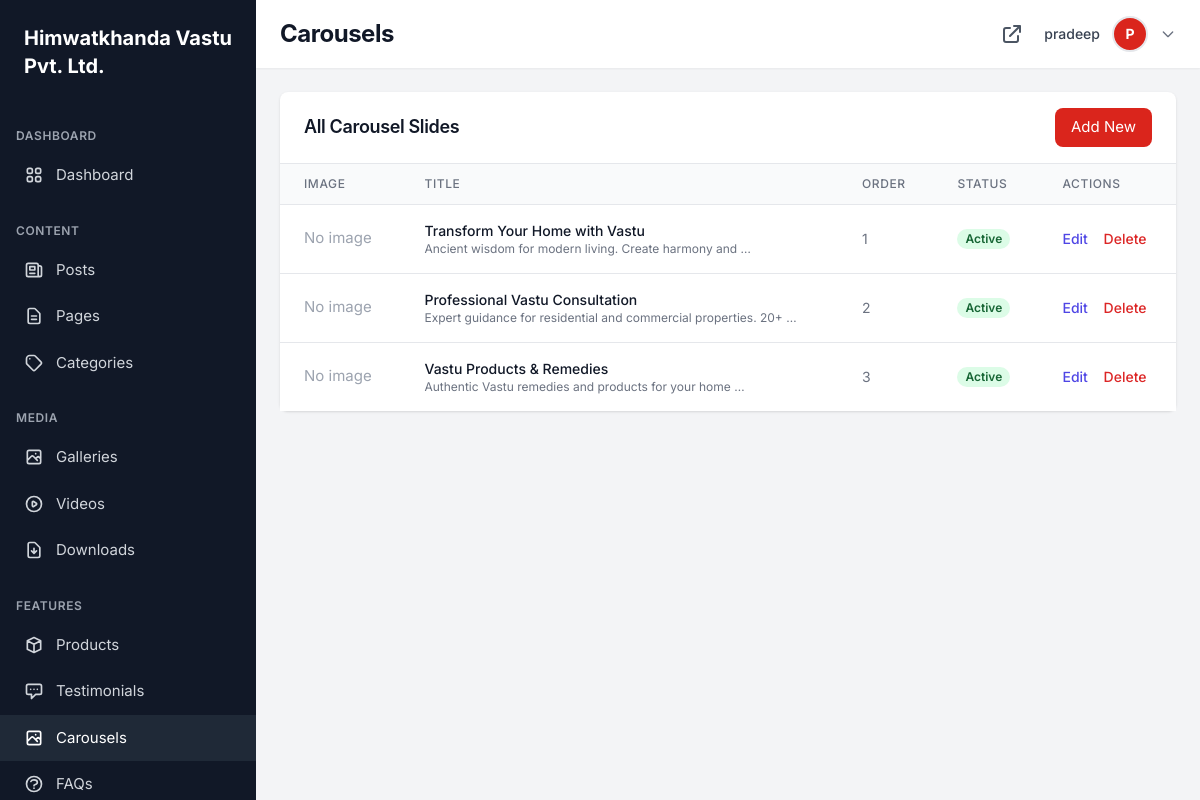
The page /dashboard/carousels/ (signed in) on the database as committed earlier.
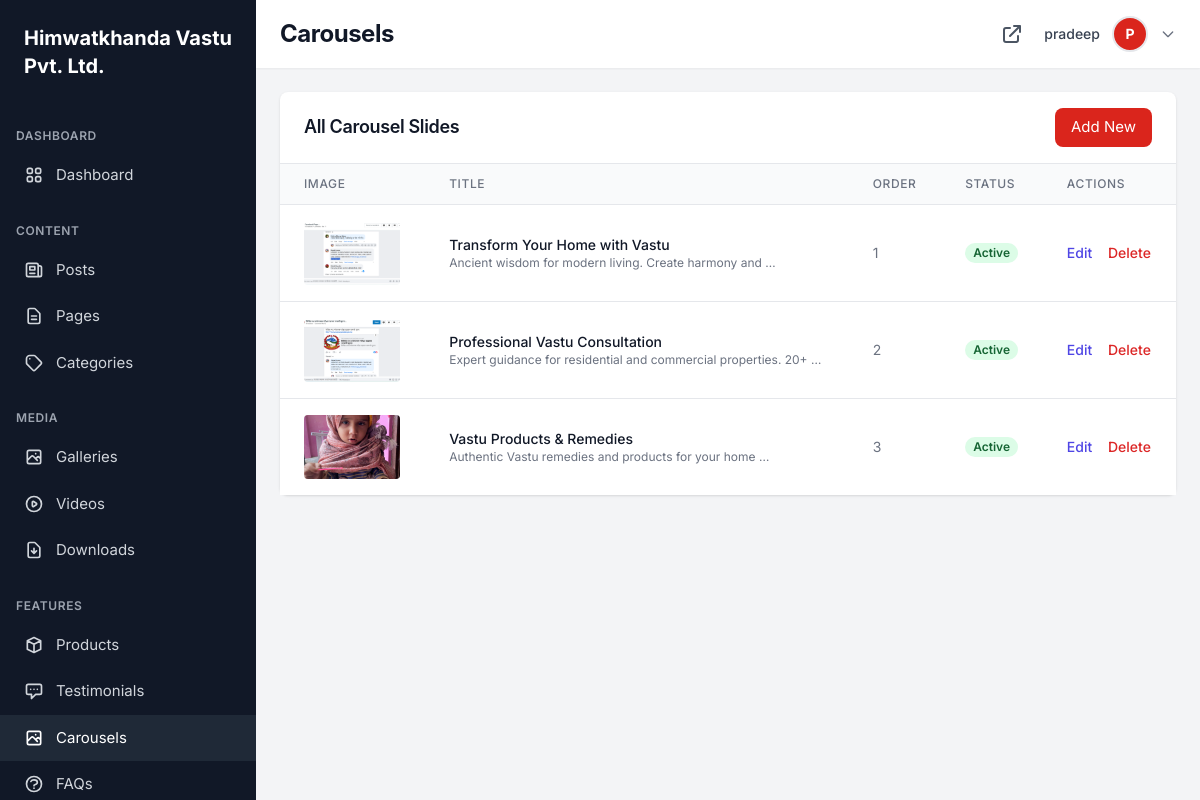
The same page on the database as committed later.
### dashboard/models.py (models this page shows, shortened)
class CompanyInfo(models.Model):
    company_name = models.CharField(max_length=255, default='Himwatkhanda Vastu Pvt. Ltd.')
    description = models.TextField(blank=True)
    logo = models.ImageField(upload_to='company/', null=True, blank=True)
    favicon = models.ImageField(upload_to='company/', null=True, blank=True)
    email = models.EmailField(blank=True)
    phone = models.CharField(max_length=50, blank=True)
    address = models.TextField(blank=True)
    city = models.CharField(max_length=100, blank=True)
    state = models.CharField(max_length=100, blank=True)
    postal_code = models.CharField(max_length=20, blank=True)
    country = models.CharField(max_length=100, default='Nepal')
    latitude = models.DecimalField(max_digits=10, decimal_places=8, null=True, blank=True)
    longitude = models.DecimalField(max_digits=11, decimal_places=8, null=True, blank=True)
    facebook = models.URLField(blank=True)
    twitter = models.URLField(blank=True)
    instagram = models.URLField(blank=True)
    linkedin = models.URLField(blank=True)
    youtube = models.URLField(blank=True)
    whatsapp = models.CharField(max_length=50, blank=True)
    updated_at = models.DateTimeField(auto_now=True)
    class Meta:
        verbose_name = 'Company Info'
        verbose_name_plural = 'Company Info'
    @classmethod
    def get_instance(cls):
        instance, created = cls.objects.get_or_create(pk=1)
        return instance

class TimestampModel(models.Model):
    created_at = models.DateTimeField(auto_now_add=True)
    updated_at = models.DateTimeField(auto_now=True)
    class Meta:
        abstract = True

class Carousel(TimestampModel):
    STATUS_CHOICES = [
        ('active', 'Active'),
        ('inactive', 'Inactive'),
    ]
    title = models.CharField(max_length=255)
    caption = models.TextField(blank=True)
    image = models.ImageField(upload_to='carousel/')
    link_url = models.URLField(blank=True)
    sort_order = models.IntegerField(default=0)
    status = models.CharField(max_length=20, choices=STATUS_CHOICES, default='active')
    class Meta:
        verbose_name_plural = 'Carousels'
        ordering = ['sort_order', 'created_at']

### accounts/models.py (models this page shows, shortened)
class User(AbstractUser):
    ROLE_CHOICES = [
        ('user', 'User'),
        ('admin', 'Admin'),
    ]
    STATUS_CHOICES = [
        ('active', 'Active'),
        ('inactive', 'Inactive'),
        ('banned', 'Banned'),
    ]
    email = models.EmailField(unique=True)
    avatar = models.ImageField(upload_to='avatars/', null=True, blank=True)
    phone = models.CharField(max_length=50, blank=True)
    bio = models.TextField(blank=True)
    role = models.CharField(max_length=20, choices=ROLE_CHOICES, default='user')
    status = models.CharField(max_length=20, choices=STATUS_CHOICES, default='active')
    email_verified = models.BooleanField(default=False)
    email_verified_at = models.DateTimeField(null=True, blank=True)
    last_login_at = models.DateTimeField(null=True, blank=True)
    created_at = models.DateTimeField(auto_now_add=True)
    updated_at = models.DateTimeField(auto_now=True)
    class Meta:
        ordering = ['-created_at']
    @property
    def name(self):
        return f"{self.first_name} {self.last_name}".strip() or self.username
    @property
    def is_admin(self):
        return self.role == 'admin' or self.is_superuser

### dashboard/views.py (the view)
# urls.py: path('carousels/', views.CarouselListView.as_view(), name='carousel_list'),
class CarouselListView(BaseListView):
    model = Carousel
    template_name = 'dashboard/carousel_list.html'
    context_object_name = 'carousels'
    def get_queryset(self):
        return Carousel.objects.order_by('sort_order')

### templates/dashboard/carousel_list.html (shortened to what this page needs)
{% extends 'dashboard/base.html' %}
{% block page_title %}Carousels{% endblock %}
{% block dashboard_content %}
<div class="bg-white rounded-lg shadow">
    <div class="px-6 py-4 border-b border-gray-200 flex items-center justify-between">
        <h3 class="text-lg font-semibold text-gray-900">All Carousel Slides</h3>
        <a href="{% url 'dashboard:carousel_create' %}" class="px-4 py-2 bg-primary text-white rounded-lg hover:bg-red-700 transition-colors">
            Add New
        </a>
    </div>
    <div class="overflow-x-auto">
        <table class="min-w-full divide-y divide-gray-200">
            <thead class="bg-gray-50">
                <tr>
                    <th class="px-6 py-3 text-left text-xs font-medium text-gray-500 uppercase tracking-wider">Image</th>
                    <th class="px-6 py-3 text-left text-xs font-medium text-gray-500 uppercase tracking-wider">Title</th>
                    <th class="px-6 py-3 text-left text-xs font-medium text-gray-500 uppercase tracking-wider">Order</th>
                    <th class="px-6 py-3 text-left text-xs font-medium text-gray-500 uppercase tracking-wider">Status</th>
                    <th class="px-6 py-3 text-left text-xs font-medium text-gray-500 uppercase tracking-wider">Actions</th>
                </tr>
            </thead>
            <tbody class="bg-white divide-y divide-gray-200">
                {% for carousel in carousels %}
                <tr class="hover:bg-gray-50">
                    <td class="px-6 py-4">
                        {% if carousel.image %}
                        <img class="h-16 w-24 object-cover rounded" src="{{ carousel.image.url }}" alt="">
                        {% else %}
                        <span class="text-gray-400">No image</span>
                        {% endif %}
                    </td>
                    <td class="px-6 py-4">
                        <div class="text-sm font-medium text-gray-900">{{ carousel.title }}</div>
                        {% if carousel.caption %}
                        <div class="text-xs text-gray-500">{{ carousel.caption|truncatewords:8 }}</div>
                        {% endif %}
                    </td>
                    <td class="px-6 py-4 whitespace-nowrap text-sm text-gray-500">{{ carousel.sort_order }}</td>
                    <td class="px-6 py-4 whitespace-nowrap">
                        <span class="px-2 inline-flex text-xs leading-5 font-semibold rounded-full
                            {% if carousel.status == 'active' %}bg-green-100 text-green-800
                            {% else %}bg-gray-100 text-gray-800{% endif %}">
                            {{ carousel.get_status_display }}
                        </span>
                    </td>
                    <td class="px-6 py-4 whitespace-nowrap text-sm font-medium">
                        <a href="{% url 'dashboard:carousel_edit' carousel.pk %}" class="text-indigo-600 hover:text-indigo-900 mr-3">Edit</a>
                        <a href="{% url 'dashboard:carousel_delete' carousel.pk %}" class="text-red-600 hover:text-red-900" onclick="return confirm('Are you sure?')">Delete</a>
                    </td>
                </tr>
                {% empty %}
                <tr>
                    <td colspan="5" class="px-6 py-4 text-center text-gray-500">No carousel slides found.</td>
                </tr>
                {% endfor %}
            </tbody>
        </table>
    </div>
</div>
{% endblock %}

### templates/dashboard/base.html (shortened to what this page needs)
<!DOCTYPE html>
<html lang="en">
<head>
    {% load static %}
    <script src="https://cdn.tailwindcss.com"></script>
    <link rel="stylesheet" href="{% static 'css/style.css' %}">
</head>
<body class="font-sans text-gray-800 bg-gray-100">
    <div class="flex h-screen overflow-hidden">
        <aside class="w-64 bg-gray-900 text-white flex-shrink-0 overflow-y-auto">
            <div class="p-6">
                <a href="{% url 'dashboard:index' %}" class="text-xl font-bold">
                    {% if company_info %}{{ company_info.company_name }}{% else %}Admin{% endif %}
                </a>
            </div>
            <nav class="mt-6 pb-6">
                <div class="px-4 mb-2 text-xs font-semibold text-gray-400 uppercase tracking-wider">Dashboard</div>
                <a href="{% url 'dashboard:index' %}" class="flex items-center px-6 py-3 text-gray-300 hover:bg-gray-800 hover:text-white transition-colors ">
                    Dashboard
                </a>
                <div class="px-4 mt-6 mb-2 text-xs font-semibold text-gray-400 uppercase tracking-wider">Content</div>
                <a href="{% url 'dashboard:post_list' %}" class="flex items-center px-6 py-3 text-gray-300 hover:bg-gray-800 hover:text-white transition-colors ">
                    <svg class="w-5 h-5 mr-3" fill="none" stroke="currentColor" viewBox="0 0 24 24"><path stroke-linecap="round" stroke-linejoin="round" stroke-width="2" d="M19 20H5a2 2 0 01-2-2V6a2 2 0 012-2h10a2 2 0 012 2v1m2 13a2 2 0 01-2-2V7m2 13a2 2 0 002-2V9a2 2 0 00-2-2h-2m-4-3H9M7 16h6M7 8h6v4H7V8z"/></svg>
                    Posts
                </a>
                <a href="{% url 'dashboard:page_list' %}" class="flex items-center px-6 py-3 text-gray-300 hover:bg-gray-800 hover:text-white transition-colors ">
                    <svg class="w-5 h-5 mr-3" fill="none" stroke="currentColor" viewBox="0 0 24 24"><path stroke-linecap="round" stroke-linejoin="round" stroke-width="2" d="M9 12h6m-6 4h6m2 5H7a2 2 0 01-2-2V5a2 2 0 012-2h5.586a1 1 0 01.707.293l5.414 5.414a1 1 0 01.293.707V19a2 2 0 01-2 2z"/></svg>
                    Pages
                </a>
                <a href="{% url 'dashboard:category_list' %}" class="flex items-center px-6 py-3 text-gray-300 hover:bg-gray-800 hover:text-white transition-colors ">
                    <svg class="w-5 h-5 mr-3" fill="none" stroke="currentColor" viewBox="0 0 24 24"><path stroke-linecap="round" stroke-linejoin="round" stroke-width="2" d="M7 7h.01M7 3h5c.512 0 1.024.195 1.414.586l7 7a2 2 0 010 2.828l-7 7a2 2 0 01-2.828 0l-7-7A1.994 1.994 0 013 12V7a4 4 0 014-4z"/></svg>
                    Categories
                </a>
                <div class="px-4 mt-6 mb-2 text-xs font-semibold text-gray-400 uppercase tracking-wider">Media</div>
                <a href="{% url 'dashboard:gallery_list' %}" class="flex items-center px-6 py-3 text-gray-300 hover:bg-gray-800 hover:text-white transition-colors ">
                    <svg class="w-5 h-5 mr-3" fill="none" stroke="currentColor" viewBox="0 0 24 24"><path stroke-linecap="round" stroke-linejoin="round" stroke-width="2" d="M4 16l4.586-4.586a2 2 0 012.828 0L16 16m-2-2l1.586-1.586a2 2 0 012.828 0L20 14m-6-6h.01M6 20h12a2 2 0 002-2V6a2 2 0 00-2-2H6a2 2 0 00-2 2v12a2 2 0 002 2z"/></svg>
                    Galleries
                </a>
                <a href="{% url 'dashboard:video_list' %}" class="flex items-center px-6 py-3 text-gray-300 hover:bg-gray-800 hover:text-white transition-colors ">
                    Videos
                </a>
                <a href="{% url 'dashboard:download_list' %}" class="flex items-center px-6 py-3 text-gray-300 hover:bg-gray-800 hover:text-white transition-colors ">
                    <svg class="w-5 h-5 mr-3" fill="none" stroke="currentColor" viewBox="0 0 24 24"><path stroke-linecap="round" stroke-linejoin="round" stroke-width="2" d="M12 10v6m0 0l-3-3m3 3l3-3m2 8H7a2 2 0 01-2-2V5a2 2 0 012-2h5.586a1 1 0 01.707.293l5.414 5.414a1 1 0 01.293.707V19a2 2 0 01-2 2z"/></svg>
                    Downloads
                </a>
                <div class="px-4 mt-6 mb-2 text-xs font-semibold text-gray-400 uppercase tracking-wider">Features</div>
                <a href="{% url 'dashboard:product_list' %}" class="flex items-center px-6 py-3 text-gray-300 hover:bg-gray-800 hover:text-white transition-colors ">
                    <svg class="w-5 h-5 mr-3" fill="none" stroke="currentColor" viewBox="0 0 24 24"><path stroke-linecap="round" stroke-linejoin="round" stroke-width="2" d="M20 7l-8-4-8 4m16 0l-8 4m8-4v10l-8 4m0-10L4 7m8 4v10M4 7v10l8 4"/></svg>
                    Products
                </a>
                <a href="{% url 'dashboard:testimonial_list' %}" class="flex items-center px-6 py-3 text-gray-300 hover:bg-gray-800 hover:text-white transition-colors ">
                    <svg class="w-5 h-5 mr-3" fill="none" stroke="currentColor" viewBox="0 0 24 24"><path stroke-linecap="round" stroke-linejoin="round" stroke-width="2" d="M8 10h.01M12 10h.01M16 10h.01M9 16H5a2 2 0 01-2-2V6a2 2 0 012-2h14a2 2 0 012 2v8a2 2 0 01-2 2h-5l-5 5v-5z"/></svg>
                    Testimonials
                </a>
                <a href="{% url 'dashboard:carousel_list' %}" class="flex items-center px-6 py-3 text-gray-300 hover:bg-gray-800 hover:text-white transition-colors {% if 'carousel' in request.resolver_match.url_name %}bg-gray-800 text-white{% endif %}">
                    <svg class="w-5 h-5 mr-3" fill="none" stroke="currentColor" viewBox="0 0 24 24"><path stroke-linecap="round" stroke-linejoin="round" stroke-width="2" d="M4 16l4.586-4.586a2 2 0 012.828 0L16 16m-2-2l1.586-1.586a2 2 0 012.828 0L20 14m-6-6h.01M6 20h12a2 2 0 002-2V6a2 2 0 00-2-2H6a2 2 0 00-2 2v12a2 2 0 002 2z"/></svg>
                    Carousels
                </a>
                <a href="{% url 'dashboard:faq_list' %}" class="flex items-center px-6 py-3 text-gray-300 hover:bg-gray-800 hover:text-white transition-colors ">
                    <svg class="w-5 h-5 mr-3" fill="none" stroke="currentColor" viewBox="0 0 24 24"><path stroke-linecap="round" stroke-linejoin="round" stroke-width="2" d="M8.228 9c.549-1.165 2.03-2 3.772-2 2.21 0 4 1.343 4 3 0 1.4-1.278 2.575-3.006 2.907-.542.104-.994.54-.994 1.093m0 3h.01M21 12a9 9 0 11-18 0 9 9 0 0118 0z"/></svg>
                    FAQs
                </a>
            </nav>
        </aside>
        <div class="flex-1 flex flex-col overflow-hidden">
            <header class="bg-white shadow-sm z-10">
                <div class="px-6 py-4 flex items-center justify-between">
                    <h1 class="text-2xl font-bold text-gray-900">{% block page_title %}Dashboard{% endblock %}</h1>
                    <div class="flex items-center space-x-4">
                        <a href="{% url 'pages:home' %}" target="_blank" class="text-gray-600 hover:text-gray-900 p-1 rounded-md hover:bg-gray-100 transition-colors" title="View Site">
                            <svg class="w-6 h-6" fill="none" stroke="currentColor" viewBox="0 0 24 24"><path stroke-linecap="round" stroke-linejoin="round" stroke-width="2" d="M10 6H6a2 2 0 00-2 2v10a2 2 0 002 2h10a2 2 0 002-2v-4M14 4h6m0 0v6m0-6L10 14"/></svg>
                        </a>
                        <div class="relative" x-data="{ open: false }" @click.away="open = false">
                            <button @click="open = !open" class="flex items-center space-x-3 focus:outline-none">
                                <span class="text-sm font-medium text-gray-700 hidden sm:block">{{ user.name }}</span>
                                {% if user.avatar %}
                                <img class="h-9 w-9 rounded-full object-cover border-2 border-gray-200" src="{{ user.avatar.url }}" alt="{{ user.name }}">
                                {% else %}
                                <div class="h-9 w-9 rounded-full bg-primary flex items-center justify-center border-2 border-gray-200">
                                    <span class="text-white font-bold text-sm">{{ user.username|first|upper }}</span>
                                </div>
                                {% endif %}
                                <svg class="w-4 h-4 text-gray-500" fill="none" stroke="currentColor" viewBox="0 0 24 24"><path stroke-linecap="round" stroke-linejoin="round" stroke-width="2" d="M19 9l-7 7-7-7"/></svg>
                            </button>
                        </div>
                    </div>
                </div>
            </header>
            <main class="flex-1 overflow-x-hidden overflow-y-auto bg-gray-100 p-6">
                {% block dashboard_content %}{% endblock %}
            </main>
        </div>
    </div>
</body>
</html>

Rows that differ between the two databases and show on the page:
changed Carousel "Transform Your Home with Vastu": image: picture added; no longer shows "No image"
changed Carousel "Professional Vastu Consultation": image: picture added; no longer shows "No image"
changed Carousel "Vastu Products & Remedies": image: picture added; no longer shows "No image"
